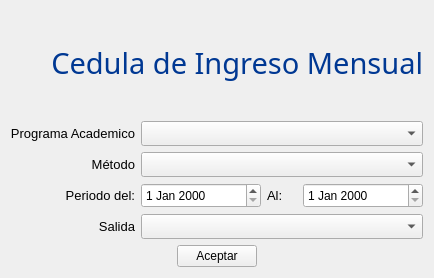
<?xml version="1.0" encoding="UTF-8"?>
<ui version="4.0">
 <class>ced_ingreso</class>
 <widget class="QWidget" name="ced_ingreso">
  <property name="geometry">
   <rect>
    <x>0</x>
    <y>0</y>
    <width>434</width>
    <height>278</height>
   </rect>
  </property>
  <property name="windowTitle">
   <string>CAJA</string>
  </property>
  <property name="windowIcon">
   <iconset resource="icons.qrc">
    <normaloff>:/new/prefix1/iconos/esfera48.png</normaloff>:/new/prefix1/iconos/esfera48.png</iconset>
  </property>
  <layout class="QVBoxLayout" name="verticalLayout">
   <item>
    <widget class="QLabel" name="titulo">
     <property name="font">
      <font>
       <family>Gill Sans MT</family>
       <pointsize>22</pointsize>
       <weight>50</weight>
       <italic>false</italic>
       <bold>false</bold>
      </font>
     </property>
     <property name="styleSheet">
      <string notr="true">font: 22pt &quot;Gill Sans MT&quot;;
color: rgb(00,56,147);</string>
     </property>
     <property name="text">
      <string>Cedula de Ingreso Mensual</string>
     </property>
     <property name="alignment">
      <set>Qt::AlignRight|Qt::AlignTrailing|Qt::AlignVCenter</set>
     </property>
    </widget>
   </item>
   <item>
    <layout class="QHBoxLayout" name="horizontalLayout">
     <item>
      <widget class="QLabel" name="label">
       <property name="maximumSize">
        <size>
         <width>124</width>
         <height>16777215</height>
        </size>
       </property>
       <property name="font">
        <font>
         <family>Segoe UI</family>
         <pointsize>10</pointsize>
        </font>
       </property>
       <property name="text">
        <string>Programa Academico</string>
       </property>
       <property name="alignment">
        <set>Qt::AlignRight|Qt::AlignTrailing|Qt::AlignVCenter</set>
       </property>
      </widget>
     </item>
     <item>
      <widget class="QComboBox" name="programa">
       <property name="minimumSize">
        <size>
         <width>0</width>
         <height>25</height>
        </size>
       </property>
       <property name="font">
        <font>
         <family>Segoe UI</family>
         <pointsize>9</pointsize>
        </font>
       </property>
      </widget>
     </item>
    </layout>
   </item>
   <item>
    <layout class="QHBoxLayout" name="horizontalLayout_5">
     <item>
      <widget class="QLabel" name="label_5">
       <property name="maximumSize">
        <size>
         <width>124</width>
         <height>16777215</height>
        </size>
       </property>
       <property name="font">
        <font>
         <family>Segoe UI</family>
         <pointsize>10</pointsize>
        </font>
       </property>
       <property name="text">
        <string>Método</string>
       </property>
       <property name="alignment">
        <set>Qt::AlignRight|Qt::AlignTrailing|Qt::AlignVCenter</set>
       </property>
      </widget>
     </item>
     <item>
      <widget class="QComboBox" name="metodo">
       <property name="minimumSize">
        <size>
         <width>0</width>
         <height>25</height>
        </size>
       </property>
       <property name="font">
        <font>
         <family>Segoe UI</family>
         <pointsize>9</pointsize>
        </font>
       </property>
      </widget>
     </item>
    </layout>
   </item>
   <item>
    <layout class="QHBoxLayout" name="horizontalLayout_4">
     <item>
      <widget class="QLabel" name="label_3">
       <property name="minimumSize">
        <size>
         <width>124</width>
         <height>0</height>
        </size>
       </property>
       <property name="maximumSize">
        <size>
         <width>124</width>
         <height>16777215</height>
        </size>
       </property>
       <property name="font">
        <font>
         <family>Segoe UI</family>
         <pointsize>10</pointsize>
        </font>
       </property>
       <property name="text">
        <string>Periodo del:</string>
       </property>
       <property name="alignment">
        <set>Qt::AlignRight|Qt::AlignTrailing|Qt::AlignVCenter</set>
       </property>
      </widget>
     </item>
     <item>
      <widget class="QDateEdit" name="inicio">
       <property name="enabled">
        <bool>true</bool>
       </property>
       <property name="minimumSize">
        <size>
         <width>0</width>
         <height>25</height>
        </size>
       </property>
       <property name="font">
        <font>
         <family>Segoe UI</family>
         <pointsize>9</pointsize>
        </font>
       </property>
      </widget>
     </item>
     <item>
      <widget class="QLabel" name="label_4">
       <property name="maximumSize">
        <size>
         <width>30</width>
         <height>16777215</height>
        </size>
       </property>
       <property name="font">
        <font>
         <family>Segoe UI</family>
         <pointsize>10</pointsize>
        </font>
       </property>
       <property name="text">
        <string>Al:</string>
       </property>
      </widget>
     </item>
     <item>
      <widget class="QDateEdit" name="fin">
       <property name="enabled">
        <bool>true</bool>
       </property>
       <property name="minimumSize">
        <size>
         <width>0</width>
         <height>25</height>
        </size>
       </property>
       <property name="font">
        <font>
         <family>Segoe UI</family>
         <pointsize>9</pointsize>
        </font>
       </property>
      </widget>
     </item>
    </layout>
   </item>
   <item>
    <layout class="QHBoxLayout" name="horizontalLayout_2">
     <item>
      <widget class="QLabel" name="label_2">
       <property name="maximumSize">
        <size>
         <width>124</width>
         <height>16777215</height>
        </size>
       </property>
       <property name="font">
        <font>
         <family>Segoe UI</family>
         <pointsize>10</pointsize>
        </font>
       </property>
       <property name="text">
        <string>Salida</string>
       </property>
       <property name="alignment">
        <set>Qt::AlignRight|Qt::AlignTrailing|Qt::AlignVCenter</set>
       </property>
      </widget>
     </item>
     <item>
      <widget class="QComboBox" name="salida">
       <property name="minimumSize">
        <size>
         <width>0</width>
         <height>25</height>
        </size>
       </property>
       <property name="font">
        <font>
         <family>Segoe UI</family>
         <pointsize>9</pointsize>
        </font>
       </property>
      </widget>
     </item>
    </layout>
   </item>
   <item>
    <layout class="QHBoxLayout" name="horizontalLayout_3">
     <item>
      <spacer name="horizontalSpacer">
       <property name="orientation">
        <enum>Qt::Horizontal</enum>
       </property>
       <property name="sizeHint" stdset="0">
        <size>
         <width>40</width>
         <height>20</height>
        </size>
       </property>
      </spacer>
     </item>
     <item>
      <widget class="QPushButton" name="aceptar">
       <property name="font">
        <font>
         <family>Segoe UI</family>
         <pointsize>9</pointsize>
        </font>
       </property>
       <property name="text">
        <string>Aceptar</string>
       </property>
      </widget>
     </item>
     <item>
      <spacer name="horizontalSpacer_2">
       <property name="orientation">
        <enum>Qt::Horizontal</enum>
       </property>
       <property name="sizeHint" stdset="0">
        <size>
         <width>40</width>
         <height>20</height>
        </size>
       </property>
      </spacer>
     </item>
    </layout>
   </item>
  </layout>
 </widget>
 <resources>
  <include location="icons.qrc"/>
 </resources>
 <connections/>
</ui>
